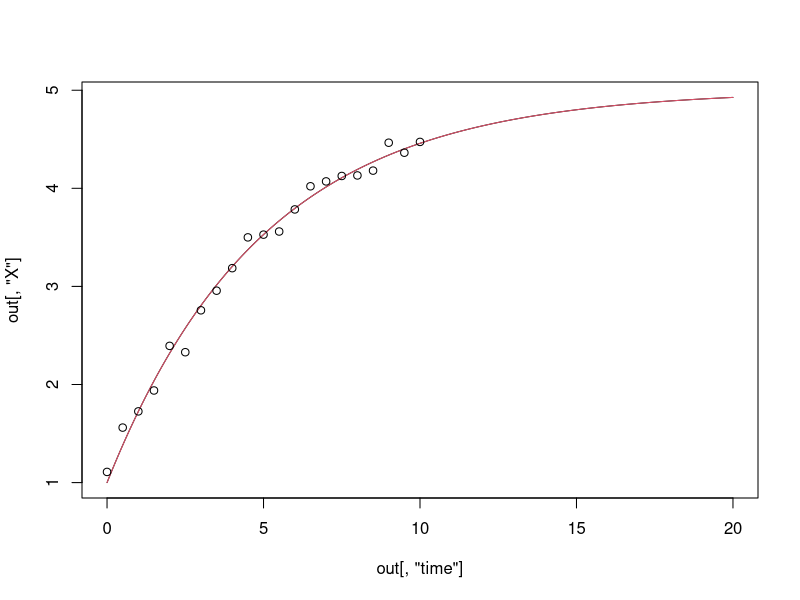

Source code (R): (Note: this script raises an error after producing the figure.)
library(deSolve)

# set up linear ODE --------------------------------------------------------

parameters <- c(a=1, b=-0.2)
state <- c(X = 1)

linearModel <- function(t, state, parameters) {
  with(as.list(c(state, parameters)), {
    Xdt <- a + b * X
    list(c(Xdt))
  })
}

times <- seq(0, 20, by = 0.05)
out <- ode(y = state, times = times, func = linearModel, parms = parameters)
plot(out[,"time"], out[, "X"], type="l")


# analytical solution for ODE ---------------------------------------------


XfunAnalytic <- function(t, par){
  par[1] + par[2] * exp(par[3] * t)
}

par.true <- with(as.list(c(state, parameters)), {
  c(-a/b, X+a/b, b)
})


Xfunc <- function(t) XfunAnalytic(t, par.true)
plot.function(Xfunc, 0, 20, col=2, add=TRUE)


# simulate observations --------------------------------------------------
nobs <- 21
tI <- seq(0, 10, length=nobs)
y <- rnorm(length(tI))*0.1 + Xfunc(tI)

points(tI, y)

# frequentist inference ------------------------------------------------------

mse <- function(par){
  mean((y - XfunAnalytic(tI, par))^2)
}

frequentist <- optim(par.true, mse, method = "BFGS")
sigmaEst <- sqrt(frequentist$value)

llik <- function(par){
  sum(dnorm(y, XfunAnalytic(tI, par), sigmaEst, log = TRUE))
}

frequentist <- optim(frequentist$par, llik, method = "BFGS", hessian = TRUE, 
                     control = list(fnscale = -1))

parEst <- frequentist$par
varMat <- solve(-frequentist$hessian)
sqrt(diag(varMat))

(parEst - par.true)/sqrt(diag(varMat))

# gaussian process approach -------------------------------------------------
ndis <- 201
tdis <- seq(0, 10, length=ndis)
tAll <- sort(union(tdis, tI))

fn <- function(par) -phisigllikC( par, data.matrix(cbind(y,y)), 
                                  as.matrix(dist(tI)), "matern")$value
gr <- function(par) -as.vector(phisigllikC( par, data.matrix(cbind(y,y)), 
                                            as.matrix(dist(tI)), "matern")$grad)
marlikmap <- optim(rep(1,5), fn, gr, method="L-BFGS-B", lower = 0.0001)

phi <- marlikmap$par[1:2]
cursigma <- marlikmap$par[5]

signedDist <- outer(tAll, tAll, '-')

gpcov <- calCov(phi, abs(signedDist), -sign(signedDist))

sigmaMatPsudoInv <- matrix(0, ndis, ndis)
diag(sigmaMatPsudoInv)[match(tI, tAll)] <- 1/cursigma^2

logPosterior <- function(ab){
  a <- ab[1]
  b <- ab[2]
  
  AxInv <- gpcov$Cinv + sigmaMatPsudoInv + 
    t(b*diag(ndis) - gpcov$mphi) %*% gpcov$Kinv %*% (b*diag(ndis) - gpcov$mphi) 
  
  Ax <- solve( AxInv )
  
  mux <- -a * t(b*diag(ndis) - gpcov$mphi) %*% gpcov$Kinv %*% rep(1, ndis)
  mux[match(tI, tAll)] <- mux[match(tI, tAll)] + y/cursigma^2
  mux <- Ax %*% mux
  # lines(tAll, mux, col = 3)
  
  llik <- -0.5 * as.numeric(determinant(Ax, logarithm = TRUE)$modulus)
  llik <- llik + -0.5*(a^2*sum(gpcov$Kinv) - t(mux) %*% AxInv %*% mux)
  return(llik)
}

ab <- c(1, -0.2)
logPosterior(ab)
